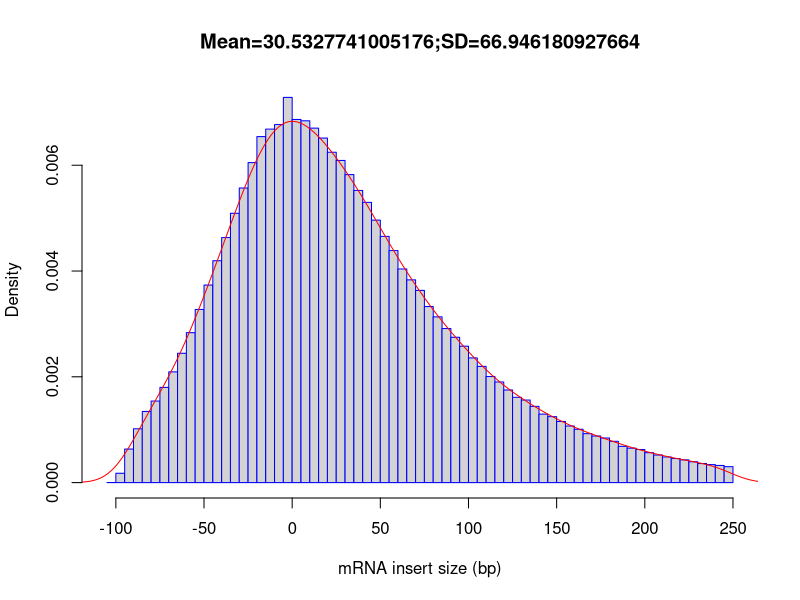

The R source for this figure:
out_file = 'CF91104'
pdf('CF91104.inner_distance_plot.pdf')
fragsize=rep(c(-247.5,-242.5,-237.5,-232.5,-227.5,-222.5,-217.5,-212.5,-207.5,-202.5,-197.5,-192.5,-187.5,-182.5,-177.5,-172.5,-167.5,-162.5,-157.5,-152.5,-147.5,-142.5,-137.5,-132.5,-127.5,-122.5,-117.5,-112.5,-107.5,-102.5,-97.5,-92.5,-87.5,-82.5,-77.5,-72.5,-67.5,-62.5,-57.5,-52.5,-47.5,-42.5,-37.5,-32.5,-27.5,-22.5,-17.5,-12.5,-7.5,-2.5,2.5,7.5,12.5,17.5,22.5,27.5,32.5,37.5,42.5,47.5,52.5,57.5,62.5,67.5,72.5,77.5,82.5,87.5,92.5,97.5,102.5,107.5,112.5,117.5,122.5,127.5,132.5,137.5,142.5,147.5,152.5,157.5,162.5,167.5,172.5,177.5,182.5,187.5,192.5,197.5,202.5,207.5,212.5,217.5,222.5,227.5,232.5,237.5,242.5,247.5),times=c(0,0,0,0,0,0,0,0,0,0,0,0,0,0,0,0,0,0,0,0,0,0,0,0,0,0,0,0,0,9,855,3067,4926,6510,7463,8713,10135,11835,13722,15848,18076,20304,22425,24647,26962,29286,31667,32352,32767,35252,33232,33111,32440,31532,30235,29482,28188,26738,25646,24020,22534,21234,19550,18555,17590,16114,15169,14098,13299,12484,11408,10633,9707,9210,8473,7807,7555,6975,6264,6037,5593,5179,4881,4478,4263,4083,3778,3317,3153,3029,2740,2527,2345,2198,2083,1909,1746,1646,1567,1456))
frag_sd = sd(fragsize)
frag_mean = mean(fragsize)
frag_median = median(fragsize)
write(x=c("Name","Mean","Median","sd"), sep="	", file=stdout(),ncolumns=4)
write(c(out_file,frag_mean,frag_median,frag_sd),sep="	", file=stdout(),ncolumns=4)
hist(fragsize,probability=T,breaks=100,xlab="mRNA insert size (bp)",main=paste(c("Mean=",frag_mean,";","SD=",frag_sd),collapse=""),border="blue")
lines(density(fragsize,bw=10),col='red')
dev.off()
